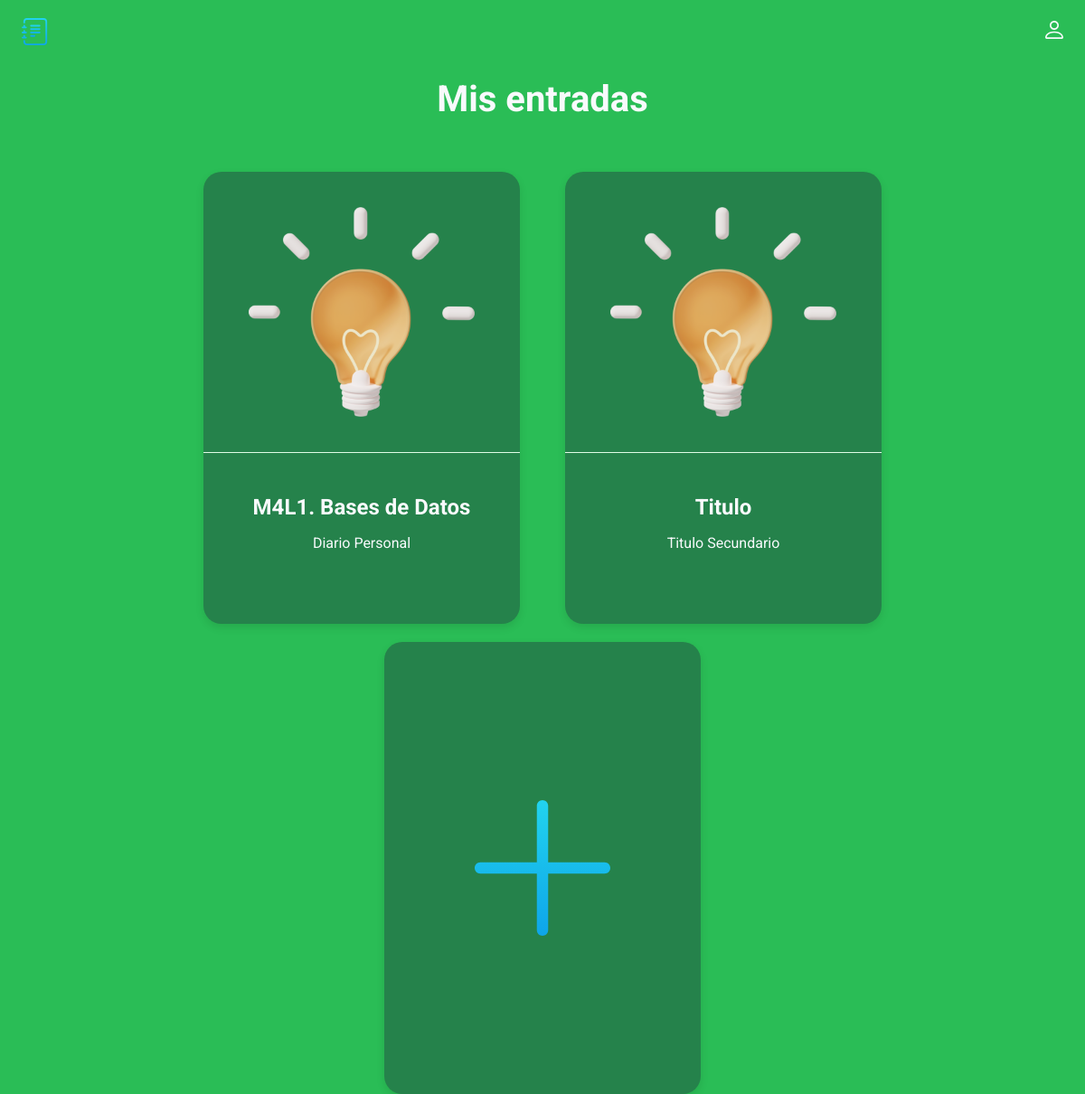
/index, run on the app's committed database.
### main.py (models this page shows, shortened)
class Card(db.Model):
    id = db.Column(db.Integer, primary_key=True)
    title = db.Column(db.String(100), nullable=False)
    subtitle = db.Column(db.String(300), nullable=False)
    text = db.Column(db.Text, nullable=False)

### main.py (the view)
@app.route('/index')
def index():
    cards = Card.query.order_by(Card.id).all()
    return render_template('index.html', cards=cards)

### templates/index.html (shortened to what this page needs)
<!doctype html>
<html lang="en">
<head>
  <link rel="stylesheet" href="../static/css/style.css">
</head>
<body>
  <header class="header">
    <img src="../static/img/logo.svg" alt="logo" width="30" height="30">
    <ul class="main-list">
        <li class="list__item">
            <img src="../static/img/login.svg" alt="login" width="20" height="20">
        </li>
    </ul>
  </header>
  <main>
    {% block content %}
    <h1 class="main__title">Mis entradas</h1>
    <ul class="cards-list">
      {% for el in cards%}
      <li class="card">
        <a class="card__link" href="/card/{{el.id}}">
          <img class="card__img" src="../static/img/post_icon.png" width="250" height="250" alt="post_icon">
          <div class="card__text">
            <h2 class="card__title">{{el.title}}</h2>
            <p class="card__subtitle">{{el.subtitle}}</p>
          </div>
        </a>
      </li>
      {% endfor %}
      <li class="card card--creat">
          <a class="creat__link" href="{{url_for('create')}}"></a>
      </li>
    </ul>
    {% endblock %}
  </main>
</body>
</html>

### static/css/style.css (style rules this page uses)
body { margin: 0; padding: 0; font-family: 'Roboto', sans-serif; font-size: 16px; line-height: 20px; background-color: #2abd56; color: #F8FAFC; }
h1, h2, p { margin: 0; }
img { object-fit: contain; }
a { text-decoration: none; color: inherit; transition: 0.2s; }
ul { list-style: none; margin: 0; padding: 0; }
.header { display: flex; justify-content: space-between; align-items: center; padding: 20px 2%; margin-bottom: 30px; }
.main-list { display: flex; align-items: center; gap: 20px; }
.main__title { font-size: 40px; text-align: center; margin-bottom: 70px; }
.cards-list { display: flex; padding: 0 5%; flex-wrap: wrap; flex-direction: row; gap: 20px; column-gap: 50px; justify-content: center; }
.card { width: 350px; height: 500px; transition: 0.2s; background: rgba(30, 41, 59, 0.4); border-radius: 20px; box-shadow: 0px 4px 10px rgba(0, 0, 0, 0.1); }
.card__link { display: flex; flex-direction: column; align-items: center; width: inherit; height: inherit; }
.card__text { border-top: 1px solid rgb(225, 253, 231); width: inherit; display: flex; padding: 50px 0 20px; flex-direction: column; gap: 20px; align-items: center; }
.card__title { padding: 0 20px; text-align: center; }
.card__subtitle { padding: 0 20px; text-align: center; }
.card__img { padding: 30px; }
.creat__link { display: block; width: inherit; height: inherit; background: url(../img/plus.svg) no-repeat; background-size: 200px 200px; background-position: center; }

### data on the page
Card: title "M4L1. Bases de Datos", subtitle "Diario Personal"
Card: title "Titulo", subtitle "Titulo Secundario"
